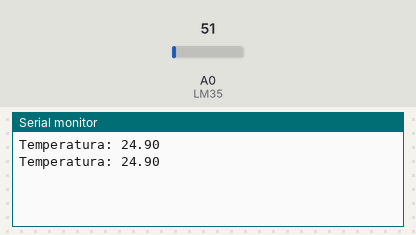
The sketch below on a simulated Arduino Uno, built with avr-gcc and run on an emulated ATmega328P. Parts: the last lines printed to the serial monitor. Inputs (shaded band) come from the test bench; at power-on: A0 (LM35) = 51.

Above: at 1.8 s.
1.9 s: A0 (LM35) set to 61
At 2.4 s:
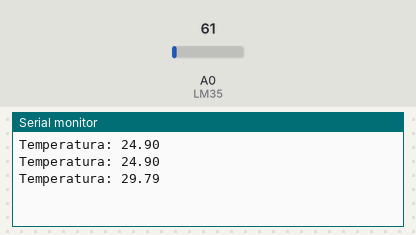
3.4 s: A0 (LM35) set to 71
At 4.8 s:
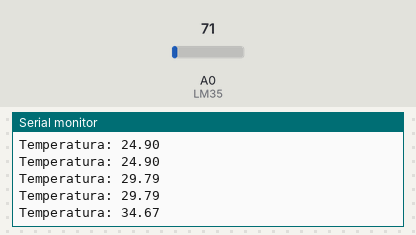
Timing chart, 0 to 6.4 s (numbered marks = the images above; inputs shaded):
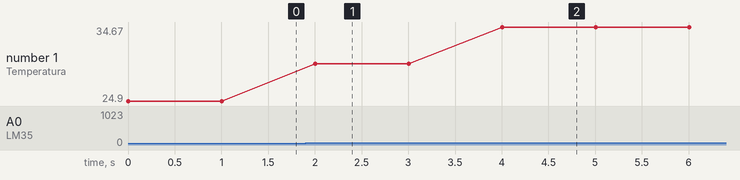

The sketch:

termometr_LM35_analogowy.ino
```cpp
float temperatura; //Utworzenie zmiennej przechowującej temperaturę
int LM35 = 0;

void setup() {
  Serial.begin(9600);

}

void loop() {
 temperatura = analogRead(LM35); //Odczytanie napięcia z czujnika temperatury
 temperatura = temperatura * 0.48828125; //Wyznaczenie temperatury

  Serial.print("Temperatura: ");
  Serial.println(temperatura);

   delay(1000); //Odświeżanie co 1 sekundę
}
```

Measured:
- after the input at 1.9 s, the serial monitor: prints a new line after 0.10 s (image 1)
- after the input at 3.4 s, the serial monitor: prints a new line after 0.60 s (image 2)
- plotted number 1: 24.9 → 29.79 after the input at 1.9 s, 29.79 → 34.67 after the input at 3.4 s
